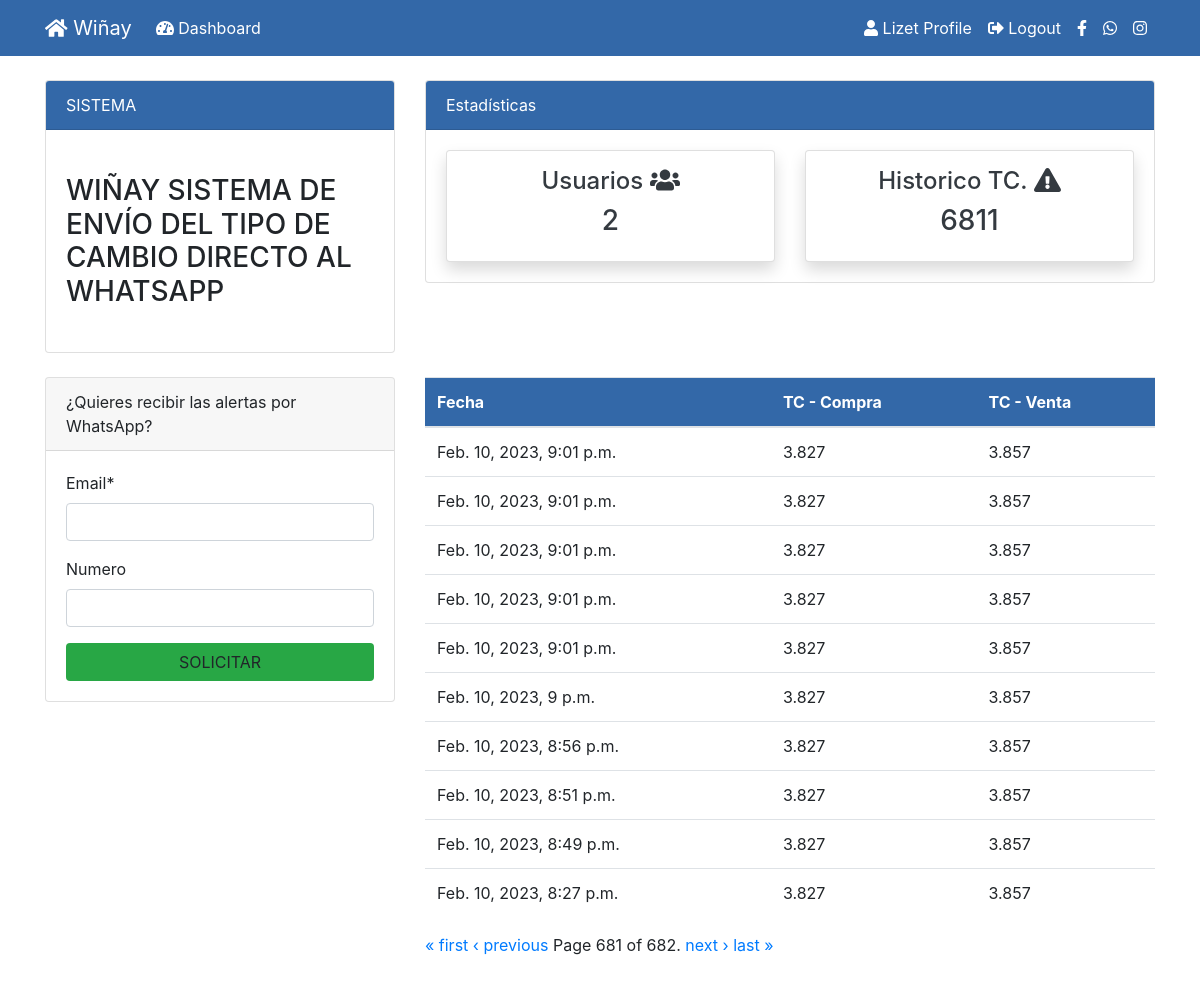
Page /order/?page=681 (signed in) on the committed database.
### dashboard/models.py (models this page shows, shortened)
class Order(models.Model):
    tc_compra = models.FloatField(null=True)
    tc_venta = models.FloatField(null=True)
    number = models.CharField(null=True,max_length=11)
    date = models.DateTimeField(auto_now_add=True)
    class Meta:
        verbose_name_plural = "Order"

### dashboard/views.py (the view, shortened to what this page needs)
# urls.py: path("order/", views.order, name="dashboard-order-paginated"),
@login_required
def order(request):
    orders_list = Order.objects.all().order_by('-date')
    paginator = Paginator(orders_list, 10)  # Show 10 orders per page
    page_number = request.GET.get('page')
    page_obj = paginator.get_page(page_number)
    orders = Order.objects.all().order_by('-date')
    orders_count = orders.count()
    workers_count = User.objects.all().count()
    product_count = Product.objects.all().count()
    form = ContactFormW()
    context = {
        'form': form,
        'orders': orders,
        'page_obj': page_obj,
        'workers_count': workers_count,
        'orders_count': orders_count,
        'product_count': product_count,
    }
    return render(request,"dashboard/order.html", context)

### dashboard/forms.py
class ContactFormW(forms.Form):
    email = forms.EmailField(label='Email')
    numero = forms.IntegerField(label = "Numero",required = False,)
    def __init__(self, *args, **kwargs):
        super().__init__(*args, **kwargs)
        self.helper = FormHelper()
        self.helper.form_method = 'post'
        self.helper.add_input(Submit('submit', 'Enviar'))

### templates/dashboard/order.html (shortened to what this page needs)
{% extends "partials/base.html" %}
{% load crispy_forms_tags %}
{% block content %}
{% include "partials/topnav.html" %}
<div class="container">
    <div class="row my-4">
        <div class="col-md-4">
            <div class="card">
                <div class="card-header">
                    ¿Quieres recibir las alertas por WhatsApp?
                </div>
                <div class="card-body">
                    <form method="POST">
                        {{ form|crispy }}
                        <input class="btn bg-success btn-block" type="submit" value="SOLICITAR">
                    </form>
                </div>
            </div>
        </div>
        <div class="col-md-8">
            <table class="table bg-white">
                <thead class="bg-info">
                    <tr class="text-white">
                        <th scope="col"> Fecha </th>
                        <th scope="col">TC - Compra</th>
                        <th scope="col">TC - Venta</th>
                    </tr>
                </thead>
                <tbody>
                    {% for order in page_obj %}
                        <tr>
                            <td>{{ order.date }}</td>
                            <td>{{ order.tc_compra }}</td>
                            <td>{{ order.tc_venta }}</td>
                        </tr>
                    {% endfor %}
                </tbody>
            </table>
            <div class="pagination">
                <span class="step-links">
                    {% if page_obj.has_previous %}
                        <a href="?page=1">&laquo; first</a>
                        <a href="?page={{ page_obj.previous_page_number }}">&lsaquo; previous</a>
                    {% endif %}
                    <span class="current-page">
                        Page {{ page_obj.number }} of {{ page_obj.paginator.num_pages }}.
                    </span>
                    {% if page_obj.has_next %}
                        <a href="?page={{ page_obj.next_page_number }}">next &rsaquo;</a>
                        <a href="?page={{ page_obj.paginator.num_pages }}">last &raquo;</a>
                    {% endif %}
                </span>
            </div>
        </div>
    </div>
</div>
{% endblock %}

### templates/partials/nav.html (shortened to what this page needs)
<nav class="navbar navbar-expand-lg navbar-info bg-info">
    {% if user.is_authenticated %}
    <div class="container">
        <a class="navbar-brand text-white" href={% url "dashboard-index" %}>
            <i class="fas fa-home"></i> Wiñay
        <div class="collapse navbar-collapse" id="navbarSupportedContent">
            <ul class="navbar-nav mr-auto">
                <li class="nav-item active">
                    <a class="nav-link text-white" href="{% url 'dashboard-index' %}">
                        <i class="fas fa-tachometer-alt"></i> Dashboard <span class="sr-only">(current)</span>
                    </a>
                </li>
            </ul>
            <ul class="navbar-nav ml-auto">
                <li class="nav-item active">
                    <a class="nav-link text-white" href="{% url 'user-profile' %}">
                        <i class="fas fa-user"></i> {{ user.username }} Profile <span class="sr-only">(current)</span>
                    </a>
                </li>
                <li class="nav-item">
                    <a class="nav-link text-white" href="{% url 'user-logout' %}">
                        <i class="fas fa-sign-out-alt"></i> Logout
                    </a>
                </li>
                <li class="nav-item">
                    <a class="nav-link text-white" href="https://www.facebook.com/profile.php?id=100089303816717">
                        <i class="fab fa-facebook-f"></i>
                    </a>
                </li>
                <li class="nav-item">
                    <a class="nav-link text-white" href="#">
                        <i class="fab fa-whatsapp"></i>
                    </a>
                </li>
                <li class="nav-item">
                    <a class="nav-link text-white" href="https://www.instagram.com/winay.system7/">
                        <i class="fab fa-instagram"></i>
                    </a>
                </li>
            </ul>
            {% endif %}
        </div>
    </div>
</nav>

### static/style.css (style rules this page uses)
body { background-color: rgb(255, 255, 255); }
.bg-info { background-color: #3368a8 !important; }

### rows in the picture
Order: date "Feb. 10, 2023, 9:01 p.m.", tc_compra "3.827", tc_venta "3.857"
Order: date "Feb. 10, 2023, 9:01 p.m.", tc_compra "3.827", tc_venta "3.857"
Order: date "Feb. 10, 2023, 9:01 p.m.", tc_compra "3.827", tc_venta "3.857"
Order: date "Feb. 10, 2023, 9:01 p.m.", tc_compra "3.827", tc_venta "3.857"
Order: date "Feb. 10, 2023, 9:01 p.m.", tc_compra "3.827", tc_venta "3.857"
Order: date "Feb. 10, 2023, 9 p.m.", tc_compra "3.827", tc_venta "3.857"
Order: date "Feb. 10, 2023, 8:56 p.m.", tc_compra "3.827", tc_venta "3.857"
Order: date "Feb. 10, 2023, 8:51 p.m.", tc_compra "3.827", tc_venta "3.857"
Order: date "Feb. 10, 2023, 8:49 p.m.", tc_compra "3.827", tc_venta "3.857"
Order: date "Feb. 10, 2023, 8:27 p.m.", tc_compra "3.827", tc_venta "3.857"

### other values in the picture
{{ user.username }} "Lizet"
{{ workers_count }} "2"
{{ orders_count }} "6811"
{{ page_obj.number }} "681"
{{ page_obj.paginator.num_pages }} "682"
